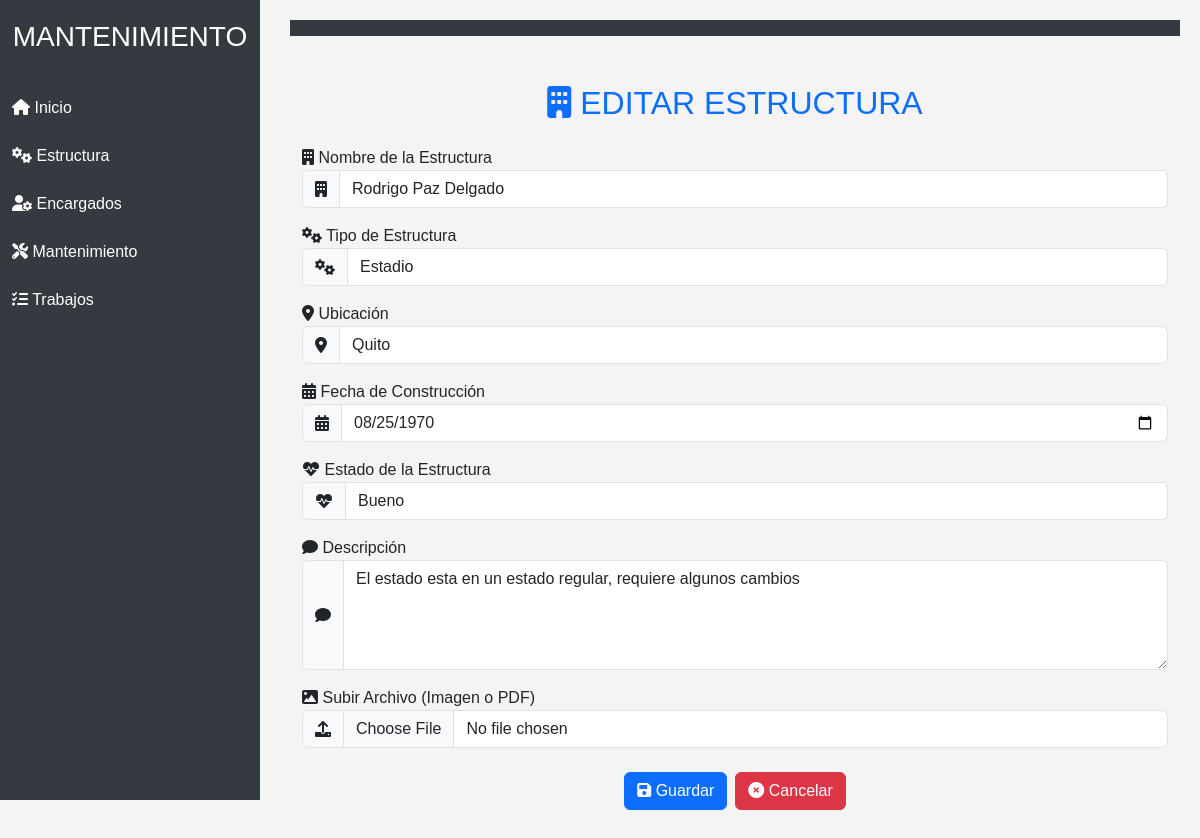
The page /editarEstructura/1/ on the database its author committed.
### Aplicaciones/Reparacion/models.py (models this page shows, shortened)
class Estructura(models.Model):
    ESTADO_CHOICES = [
        ('Bueno', 'Bueno'),
        ('Regular', 'Regular'),
        ('Malo', 'Malo'),
    ]
    nombre = models.CharField(max_length=100)
    tipo = models.CharField(max_length=50)
    ubicacion = models.CharField(max_length=255)
    fecha_construccion = models.DateField()
    estado = models.CharField(max_length=50, choices=ESTADO_CHOICES)
    descripcion = models.TextField(blank=True, null=True)
    imagen = models.ImageField(upload_to='estructuras/', blank=True, null=True)  # Guarda en 'media/estructuras/'

### Aplicaciones/Reparacion/views.py (the view, shortened to what this page needs)
# urls.py: path('editarEstructura/<int:estructura_id>/', views.editarEstructura, name='editarEstructura'),
def editarEstructura(request, estructura_id):
    estructura = get_object_or_404(Estructura, id=estructura_id)
    return render(request, 'editarEstructura.html', {
        'estructura': estructura,
        'estados_choices': Estructura.ESTADO_CHOICES,  # Pasando los posibles estados de la estructura
    })

### Aplicaciones/Reparacion/templates/editarEstructura.html (shortened to what this page needs)
{% extends "plantilla.html" %}
{% block contenido %}
<div class="container my-5">
    <h2 class="my-4 text-center text-primary"><i class="fas fa-building"></i> EDITAR ESTRUCTURA</h2>
    <form action="{% url 'editarEstructura' estructura.id %}" method="POST" enctype="multipart/form-data">
        <div class="form-group">
            <label for="nombre">
                <i class="fas fa-building"></i> Nombre de la Estructura
            </label>
            <div class="input-group">
                <span class="input-group-text"><i class="fas fa-building"></i></span>
                <input type="text" class="form-control" id="nombre" name="nombre" placeholder="Ingrese el nombre" value="{{ estructura.nombre }}" required>
            </div>
        </div>
        <div class="form-group mt-3">
            <label for="tipo">
                <i class="fas fa-cogs"></i> Tipo de Estructura
            </label>
            <div class="input-group">
                <span class="input-group-text"><i class="fas fa-cogs"></i></span>
                <input type="text" class="form-control" id="tipo" name="tipo" placeholder="Ingrese el tipo de estructura" value="{{ estructura.tipo }}" required>
            </div>
        </div>
        <div class="form-group mt-3">
            <label for="ubicacion">
                <i class="fas fa-map-marker-alt"></i> Ubicación
            </label>
            <div class="input-group">
                <span class="input-group-text"><i class="fas fa-map-marker-alt"></i></span>
                <input type="text" class="form-control" id="ubicacion" name="ubicacion" placeholder="Ingrese la ubicación" value="{{ estructura.ubicacion }}" required>
            </div>
        </div>
        <div class="form-group mt-3">
            <label for="fecha_construccion">
                <i class="fas fa-calendar-alt"></i> Fecha de Construcción
            </label>
            <div class="input-group">
                <span class="input-group-text"><i class="fas fa-calendar-alt"></i></span>
                <input type="date" class="form-control" id="fecha_construccion" name="fecha_construccion" value="{{ estructura.fecha_construccion|date:'Y-m-d' }}" required>
            </div>
        </div>
        <div class="form-group mt-3">
            <label for="estado">
                <i class="fas fa-heartbeat"></i> Estado de la Estructura
            </label>
            <div class="input-group">
                <span class="input-group-text"><i class="fas fa-heartbeat"></i></span>
                <select class="form-control" id="estado" name="estado" required>
                    <option value="Bueno" {% if estructura.estado == "Bueno" %}selected{% endif %}>Bueno</option>
                </select>
            </div>
        </div>
        <div class="form-group mt-3">
            <label for="descripcion">
                <i class="fas fa-comment"></i> Descripción
            </label>
            <div class="input-group">
                <span class="input-group-text"><i class="fas fa-comment"></i></span>
                <textarea class="form-control" id="descripcion" name="descripcion" placeholder="Ingrese una descripción" rows="4">{{ estructura.descripcion }}</textarea>
            </div>
        </div>
        <div class="form-group mt-3">
            <label for="imagen"><i class="fas fa-image"></i> Subir Archivo (Imagen o PDF)</label>
            <div class="input-group">
                <span class="input-group-text"><i class="fas fa-upload"></i></span>
                <input type="file" class="form-control" id="imagen" name="imagen" accept="image/*,application/pdf">
            </div>
        </div>
        <div class="d-flex justify-content-center mt-4">
            <button type="submit" class="btn btn-primary me-2">
                <i class="fas fa-save"></i> Guardar
            </button>
            <a href="{% url 'listadoEstructura' %}" class="btn btn-danger">
                <i class="fas fa-times-circle"></i> Cancelar
            </a>
        </div>
    </form>
</div>
{% endblock %}

### Aplicaciones/Reparacion/templates/plantilla.html (style rules this page uses)
body { font-family: 'Arial', sans-serif; background-color: #f4f4f4; margin: 0; padding: 0; }

### rows shown on the page
Estructura: nombre "Rodrigo Paz Delgado", tipo "Estadio", ubicacion "Quito", fecha_construccion "08/25/1970", estado "Bueno", descripcion "El estado esta en un estado regular, requiere algunos cambios"
